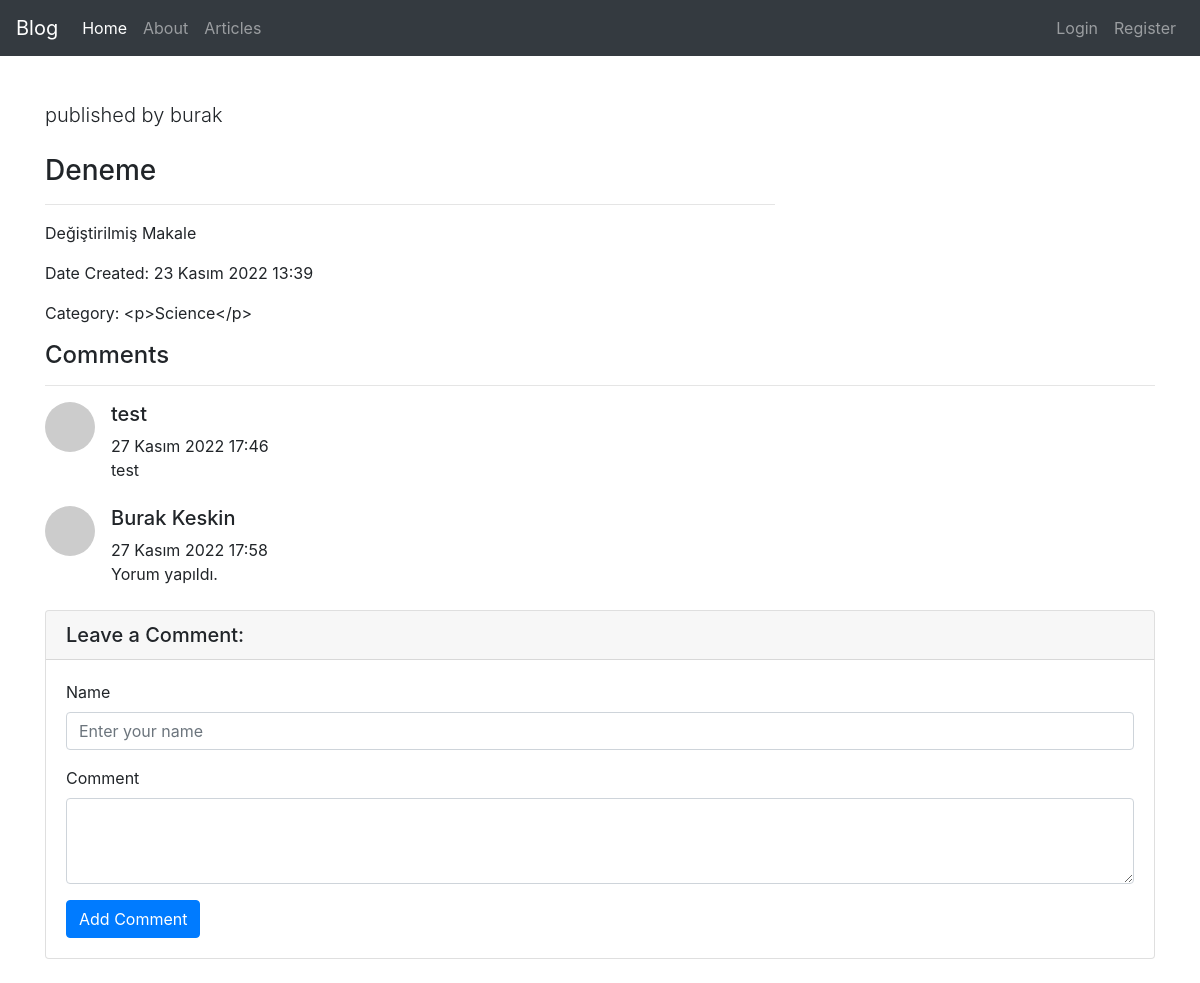
The app's page /articles/article/1 with its own data.
### article/models.py (models this page shows, shortened)
class Article(models.Model):
    author = models.ForeignKey("auth.User",on_delete= models.CASCADE,verbose_name = "author ")
    title = models.CharField(max_length=50,verbose_name = "Title ")
    content = RichTextField()
    created_date = models.DateTimeField(auto_now_add=True)
    category = RichTextField()
    article_image = models.FileField(blank=True,null=True,verbose_name="Add photo to article")

class Comment(models.Model):
    article = models.ForeignKey(Article,on_delete=models.CASCADE,verbose_name="article",related_name="comments")
    comment_author = models.CharField(max_length=50,verbose_name="name")
    comment_content = models.CharField(max_length=200,verbose_name="comment")
    comment_date = models.DateTimeField(auto_now_add=True)

### article/views.py (the view)
# urls.py: path('article/<int:id>',views.detail,name = "detail"),
def detail(request,id):
    article = get_object_or_404(Article,id = id)
    comments = article.comments.all()
    return render(request=request,template_name="detail.html",context={"article" : article,"comments":comments})

### templates/detail.html (shortened to what this page needs)
{% extends 'layout.html' %}
{% block body %}
<div class="row">
    <div class="col-lg-8">
      <p class="lead">
        published by {{article.author.username}}
      </p>
<h3 class="mt-4">{{article.title}}</h3>
      <hr>
      <p class="lead">
        {{article.content|safe}}
    </p>
    <p>Date Created: {{article.created_date}}</p>
    <p>Category: {{article.category}}</p>
  </div>
</div>
<h4>Comments</h4>
<hr>
{% if comments %}
{% for comment in comments  %}
        <div class="media mb-4">
          <img class="d-flex mr-3 rounded-circle" src="http://placehold.it/50x50" alt="">
          <div class="media-body">
            <h5 class="mt-0">{{comment.comment_author}}</h5>
            {{comment.comment_date}} <br>
            {{comment.comment_content}}
          </div>
        </div>
      {% endfor %}
{% else %}
<div class = "alert alert-danger">
  No comments on the article
</div>
{% endif %}
<div class="card my-4">
  <h5 class="card-header">Leave a Comment:</h5>
  <div class="card-body">
    <form method = "post" action = "{% url 'article:comment' article.id %}">
      <div class="form-group">
        <label for="formGroupExampleInput">Name</label>
        <input name = "comment_author" type="text" class="form-control" id="formGroupExampleInput" placeholder="Enter your name">
      </div>
    <div class="form-group">
        <label for="formGroupExampleInput">Comment</label>
      <textarea name = "comment_content" class="form-control" rows="3"></textarea>
    </div>
      <button type="submit" class="btn btn-primary">Add Comment</button>
    </form>
  </div>
</div>
{% endblock body %}

### records on screen
Article: author.username "burak", title "Deneme", content "Değiştirilmiş Makale", created_date "23 Kasım 2022 13:39", category "<p>Science</p>"
Comment: comment_author "test", comment_date "27 Kasım 2022 17:46", comment_content "test"
Comment: comment_author "Burak Keskin", comment_date "27 Kasım 2022 17:58", comment_content "Yorum yapıldı."
